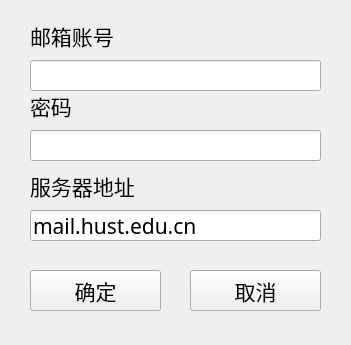
<?xml version="1.0" encoding="UTF-8"?>
<ui version="4.0">
 <class>Form_Account</class>
 <widget class="QWidget" name="Form_Account">
  <property name="geometry">
   <rect>
    <x>0</x>
    <y>0</y>
    <width>351</width>
    <height>345</height>
   </rect>
  </property>
  <property name="windowTitle">
   <string>添加账户</string>
  </property>
  <widget class="QLabel" name="label_4">
   <property name="geometry">
    <rect>
     <x>30</x>
     <y>20</y>
     <width>91</width>
     <height>32</height>
    </rect>
   </property>
   <property name="font">
    <font>
     <family>Malgun Gothic Semilight</family>
     <pointsize>16</pointsize>
    </font>
   </property>
   <property name="text">
    <string>邮箱账号</string>
   </property>
  </widget>
  <widget class="QLineEdit" name="lineEdit_user">
   <property name="geometry">
    <rect>
     <x>30</x>
     <y>60</y>
     <width>291</width>
     <height>31</height>
    </rect>
   </property>
   <property name="font">
    <font>
     <family>Malgun Gothic Semilight</family>
     <pointsize>16</pointsize>
    </font>
   </property>
  </widget>
  <widget class="QLabel" name="label_5">
   <property name="geometry">
    <rect>
     <x>30</x>
     <y>90</y>
     <width>91</width>
     <height>32</height>
    </rect>
   </property>
   <property name="font">
    <font>
     <family>Malgun Gothic Semilight</family>
     <pointsize>16</pointsize>
    </font>
   </property>
   <property name="text">
    <string>密码</string>
   </property>
  </widget>
  <widget class="QLineEdit" name="lineEdit_passwd">
   <property name="geometry">
    <rect>
     <x>30</x>
     <y>130</y>
     <width>291</width>
     <height>31</height>
    </rect>
   </property>
   <property name="font">
    <font>
     <family>Malgun Gothic Semilight</family>
     <pointsize>16</pointsize>
    </font>
   </property>
   <property name="text">
    <string/>
   </property>
  </widget>
  <widget class="QLabel" name="label_6">
   <property name="geometry">
    <rect>
     <x>30</x>
     <y>170</y>
     <width>161</width>
     <height>32</height>
    </rect>
   </property>
   <property name="font">
    <font>
     <family>Malgun Gothic Semilight</family>
     <pointsize>16</pointsize>
    </font>
   </property>
   <property name="text">
    <string>服务器地址</string>
   </property>
  </widget>
  <widget class="QLineEdit" name="lineEdit_host">
   <property name="geometry">
    <rect>
     <x>30</x>
     <y>210</y>
     <width>291</width>
     <height>31</height>
    </rect>
   </property>
   <property name="font">
    <font>
     <family>Malgun Gothic Semilight</family>
     <pointsize>16</pointsize>
    </font>
   </property>
   <property name="text">
    <string>mail.hust.edu.cn</string>
   </property>
  </widget>
  <widget class="QPushButton" name="pushButton">
   <property name="geometry">
    <rect>
     <x>30</x>
     <y>270</y>
     <width>131</width>
     <height>41</height>
    </rect>
   </property>
   <property name="font">
    <font>
     <family>Arial</family>
     <pointsize>16</pointsize>
    </font>
   </property>
   <property name="text">
    <string>确定</string>
   </property>
  </widget>
  <widget class="QPushButton" name="pushButton_cancel">
   <property name="geometry">
    <rect>
     <x>190</x>
     <y>270</y>
     <width>131</width>
     <height>41</height>
    </rect>
   </property>
   <property name="font">
    <font>
     <family>Arial</family>
     <pointsize>16</pointsize>
    </font>
   </property>
   <property name="text">
    <string>取消</string>
   </property>
  </widget>
 </widget>
 <resources/>
 <connections/>
</ui>
